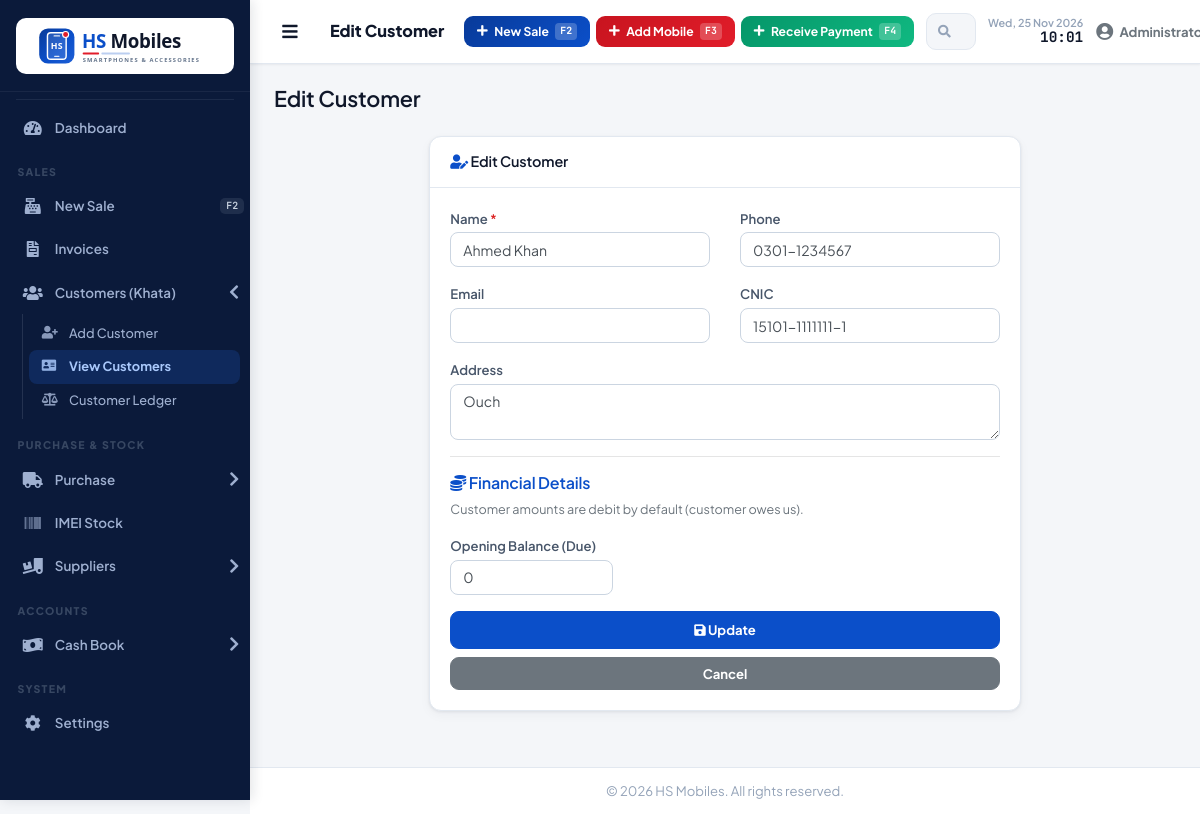
Page /modules/customers/edit.php?id=1 (signed in) on the committed database.
### tables this page shows
CREATE TABLE `customers` (
  `id` int(11) NOT NULL,
  `customer_no` varchar(20) NOT NULL,
  `full_name` varchar(100) NOT NULL,
  `phone` varchar(20) NOT NULL,
  `email` varchar(100) DEFAULT NULL,
  `address` text DEFAULT NULL,
  `city` varchar(50) DEFAULT NULL,
  `cnic` varchar(15) DEFAULT NULL,
  `cnic_expiry` date DEFAULT NULL,
  `guardian_name` varchar(100) DEFAULT NULL,
  `guardian_relation` varchar(50) DEFAULT NULL,
  `occupation` varchar(100) DEFAULT NULL,
  `monthly_income` decimal(12,2) DEFAULT 0.00,
  `opening_due` decimal(12,2) DEFAULT 0.00 COMMENT 'Previous dues before system',
  `opening_paid` decimal(12,2) DEFAULT 0.00 COMMENT 'Amount already paid before system',
  `notes` text DEFAULT NULL,
  `branch_id` int(11) DEFAULT NULL,
  `created_by` int(11) DEFAULT NULL,
  `created_at` date NOT NULL,
  `updated_at` date DEFAULT NULL
);

### includes/functions.php (called while the page is built, shortened)
<?php
require_once __DIR__ . '/settings.php';
function getById($table, $id) {
    global $pdo;
    $stmt = $pdo->prepare("SELECT * FROM $table WHERE id = ?");
    $stmt->execute([$id]);
    return $stmt->fetch();
}

### modules/customers/edit.php (the view, shortened to what this page needs)
<?php
require_once '../../includes/functions.php';
$id = (int)($_GET['id'] ?? 0);
$customer = getById('customers', $id);
require_once '../../includes/header.php';
?>
<div class="row justify-content-center">
  <div class="col-lg-8">
    <div class="card shadow mb-4">
      <div class="card-header py-3"><h6 class="m-0 font-weight-bold text-primary"><i class="fas fa-user-edit"></i> Edit Customer</h6></div>
      <div class="card-body">
        <form method="post">
          <div class="row">
            <div class="col-md-6 form-group"><label class="form-label">Name <span class="text-danger">*</span></label><input type="text" name="name" class="form-control" value="<?= htmlspecialchars($customer['full_name']) ?>" required></div>
            <div class="col-md-6 form-group"><label class="form-label">Phone</label><input type="text" name="phone" class="form-control" value="<?= htmlspecialchars($customer['phone']) ?>"></div>
          </div>
          <div class="row">
            <div class="col-md-6 form-group"><label class="form-label">Email</label><input type="email" name="email" class="form-control" value="<?= htmlspecialchars($customer['email'] ?? '') ?>"></div>
            <div class="col-md-6 form-group"><label class="form-label">CNIC</label><input type="text" name="cnic" class="form-control" placeholder="XXXXX-XXXXXXX-X" value="<?= htmlspecialchars($customer['cnic'] ?? '') ?>"></div>
          </div>
          <div class="form-group"><label class="form-label">Address</label><textarea name="address" class="form-control" rows="2"><?= htmlspecialchars($customer['address'] ?? '') ?></textarea></div>
          <hr>
          <h6 class="font-weight-bold text-primary"><i class="fas fa-coins"></i> Financial Details</h6>
          <p class="small text-muted">Customer amounts are debit by default (customer owes us).</p>
          <div class="row">
            <div class="col-md-4 form-group"><label class="form-label">Opening Balance (Due)</label><input type="number" name="opening_balance" class="form-control" step="0.01" value="<?= (float)$customer['opening_due'] ?>"></div>
          </div>
          <button type="submit" class="btn btn-primary btn-block py-2"><i class="fas fa-save"></i> Update</button>
          <a href="index.php" class="btn btn-secondary btn-block">Cancel</a>
        </form>
      </div>
    </div>
  </div>
</div>
<?php require_once '../../includes/footer.php'; ?>

### assets/css/style.css (style rules this page uses)
:root { --sidebar-bg: #0b1a3a; --sidebar-hover: #142a5c; --sidebar-active: #1d5fd6; --sidebar-text: #94a3b8; --sidebar-text-hover: #ffffff; --sidebar-width: 250px; --primary: #0b4fc9; --primary-dark: #083a99; --secondary: #14b8a6; --success: #10b981; --info: #06b6d4; --warning: #f59e0b; --danger: #ef4444; --body-bg: #f1f5f9; --card-shadow: 0 1px 3px rgba(0,0,0,0.08), 0 1px 2px rgba(0,0,0,0.06); --topbar-height: 60px; }
* { margin: 0; padding: 0; box-sizing: border-box; }
body { font-family: 'Segoe UI', Tahoma, Geneva, Verdana, sans-serif; background: var(--body-bg); overflow-x: hidden; }
.card { border: none; box-shadow: var(--card-shadow); border-radius: 0.5rem; }
.card-header { background: #fff; border-bottom: 1px solid #e2e8f0; padding: 0.9rem 1.25rem; font-weight: 600; border-radius: 0.5rem 0.5rem 0 0 !important; }
.card-header h6 { font-size: 0.9rem; margin: 0; }
.text-primary { color: var(--primary) !important; }
.text-danger { color: var(--danger) !important; }
.btn-primary { background: var(--primary); border-color: var(--primary); color: #fff; }
.form-label { font-weight: 600; font-size: 0.82rem; color: #475569; margin-bottom: 0.25rem; }
.form-control, .form-select { border-radius: 0.375rem; border-color: #d1d5db; font-size: 0.9rem; }
.font-weight-bold { font-weight: 600 !important; }
.shadow { box-shadow: var(--card-shadow); }
.btn-block { display: block; width: 100%; }

### assets/css/pos-modern.css (style rules this page uses)
:root { --bg: #f4f6f9; --surface: #ffffff; --ink: #0f172a; --ink-2: #475569; --ink-3: #94a3b8; --line: #e2e8f0; --slate-900: #0f172a; --sidebar-bg: #0b1a3a; --sidebar-hover: #142a5c; --sidebar-active: #1d5fd6; --sidebar-text: #9fb0d0; --sidebar-text-hover: #ffffff; --sidebar-width: 250px; --primary: #0b4fc9; --primary-dark: #083a99; --primary-soft: #e8f0fd; --accent: #e11d2a; --success: #059669; --success-soft: #ecfdf5; --danger: #dc2626; --danger-soft: #fef2f2; --warning: #d97706; --warning-soft: #fffbeb; --info: #0b6fb8; --body-bg: var(--bg); --radius: 12px; --radius-sm: 8px; --shadow-sm: 0 1px 2px rgba(15, 23, 42, .06); --shadow: 0 1px 3px rgba(15, 23, 42, .08), 0 4px 12px rgba(15, 23, 42, .04); --card-shadow: var(--shadow); --topbar-height: 64px; --font-ui: 'Plus Jakarta Sans', 'Inter', 'Segoe UI', system-ui, sans-serif; --font-mono: 'JetBrains Mono', ui-monospace, 'Cascadia Mono', Consolas, monospace; }
body { font-family: var(--font-ui); background: var(--bg); color: var(--ink); font-size: .9rem; -webkit-font-smoothing: antialiased; }
h1, h2, h3, h4, h5, h6 { font-family: var(--font-ui); letter-spacing: -.01em; }
a { color: var(--primary); }
.card { border: 1px solid var(--line); border-radius: var(--radius); box-shadow: var(--shadow); background: var(--surface); }
.card.shadow, .card.shadow-sm { box-shadow: var(--shadow) !important; }
.card-header { background: transparent; border-bottom: 1px solid var(--line); border-radius: var(--radius) var(--radius) 0 0 !important; }
.card-header h6, .card-header .h6 { color: var(--ink) !important; font-weight: 800; }
.card-header h6 i { color: var(--primary); }
.form-control, .custom-select { border-radius: var(--radius-sm); border-color: #cbd5e1; font-size: .88rem; }
label { font-weight: 600; color: var(--ink-2); font-size: .8rem; }
.btn { border-radius: 9px; font-weight: 700; font-size: .82rem; }
.btn-primary { background: var(--primary); border-color: var(--primary); }
.text-primary { color: var(--primary) !important; }

### rows in the picture
customers: name "Ahmed Khan", phone "0301-1234567", cnic "15101-1111111-1", address "Ouch", opening_balance "0"

### other values in the picture
$page_title "Edit Customer"
shop('name') ?: 'HS Mobiles' "HS Mobiles"
